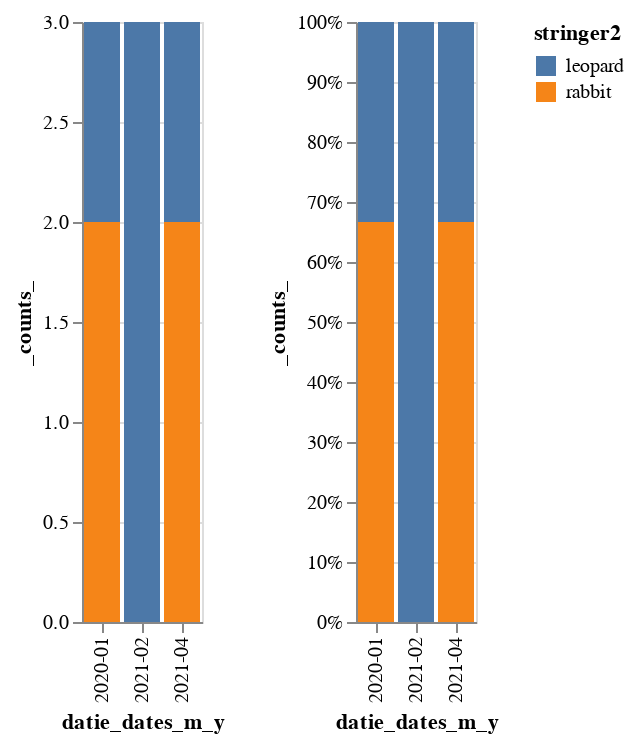

Here is the notebook cell this chart was saved with:
### Code cell
ce.chart_me(df, "datie_dates", "stringer2")

### Figure 1 — Vega-Lite specification as saved in the notebook (floating-point values rounded to 4 significant figures)
{"config": {"view": {"continuousWidth": 400, "continuousHeight": 300}}, "hconcat": [{"mark": "bar", "encoding": {"color": {"field": "stringer2", "type": "nominal"}, "x": {"field": "datie_dates_m_y", "type": "ordinal"}, "y": {"field": "_counts_", "type": "quantitative"}}}, {"mark": "bar", "encoding": {"color": {"field": "stringer2", "type": "nominal"}, "x": {"field": "datie_dates_m_y", "type": "ordinal"}, "y": {"field": "_counts_", "stack": "normalize", "type": "quantitative"}}}], "data": {"name": "data-6d9cb60a3ed19a2e394697ca02cc533c"}, "$schema": "https://vega.github.io/schema/vega-lite/v4.17.0.json", "datasets": {"data-6d9cb60a3ed19a2e394697ca02cc533c": [{"datie_dates_m_y": "2021-02", "stringer2": "leopard", "measures": "sum", "_counts_": 3}, {"datie_dates_m_y": "2020-01", "stringer2": "rabbit", "measures": "sum", "_counts_": 2}, {"datie_dates_m_y": "2021-04", "stringer2": "rabbit", "measures": "sum", "_counts_": 2}, {"datie_dates_m_y": "2020-01", "stringer2": "leopard", "measures": "sum", "_counts_": 1}, {"datie_dates_m_y": "2021-04", "stringer2": "leopard", "measures": "sum", "_counts_": 1}]}}
